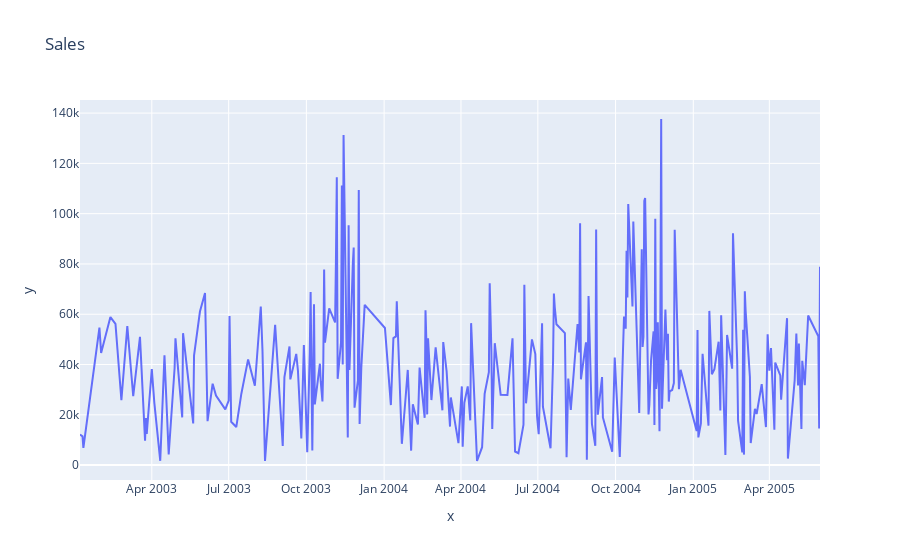

This figure's notebook cell:
### Markdown cell above
- Según los datos, ¿cuándo alcanzan su punto máximo las ventas (en qué mes)?
- Apoya tu respuesta con visualizaciones / gráficos

### Code cell
fig = px.line(x = sales_df_group.index, y = sales_df_group.SALES, title = 'Sales')
fig.show()

### Figure 1 — Plotly figure (JSON) as saved in the notebook; plotly's stock layout.template omitted (floating-point values rounded to 4 significant figures; data arrays with more than 128 entries replaced by an {"elided": "..."} marker saying what was removed)
{"data": [{"hovertemplate": "x=%{x}<br>y=%{y}<extra></extra>", "legendgroup": "", "line": {"color": "#636efa", "dash": "solid"}, "marker": {"symbol": "circle"}, "mode": "lines", "name": "", "orientation": "v", "showlegend": false, "type": "scatter", "x": {"elided": "252 str values"}, "xaxis": "x", "y": {"elided": "252 float values"}, "yaxis": "y"}], "layout": {"legend": {"tracegroupgap": 0}, "title": {"text": "Sales"}, "xaxis": {"anchor": "y", "domain": [0, 1], "title": {"text": "x"}}, "yaxis": {"anchor": "x", "domain": [0, 1], "title": {"text": "y"}}}}
